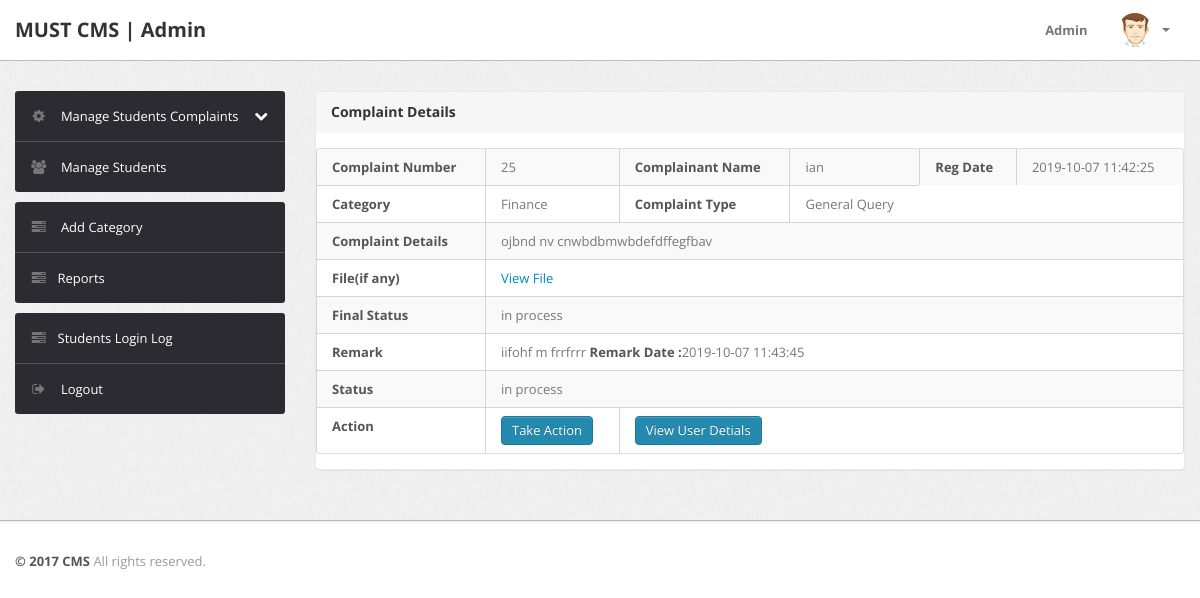
The page /admin/complaint-details.php?cid=25 (signed in) on the database as committed earlier.
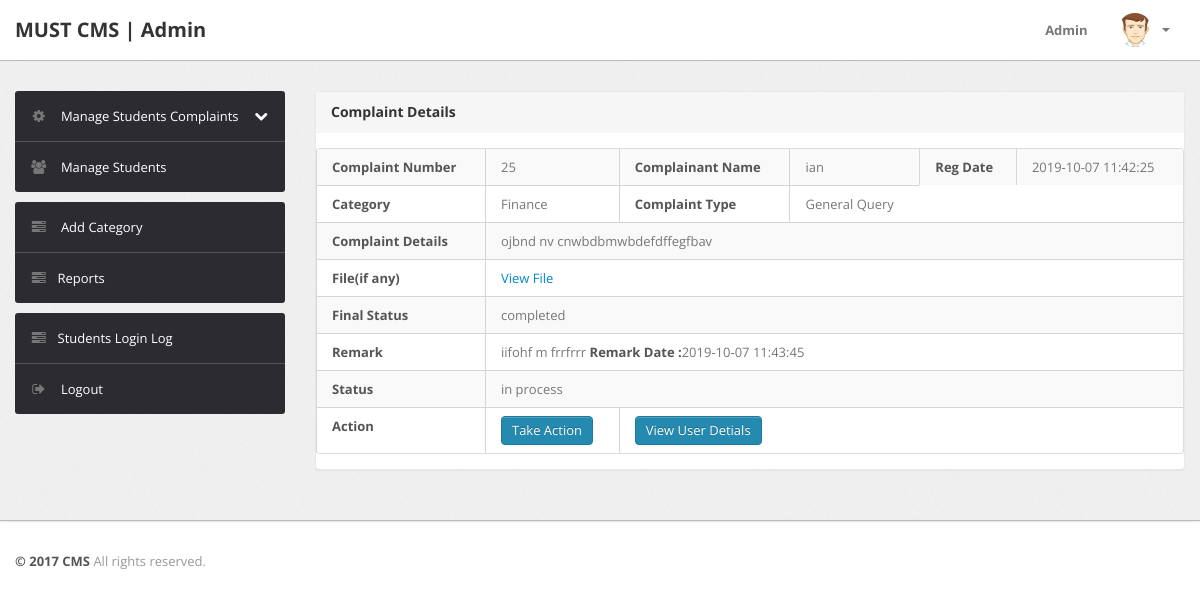
The same page on the database as committed later.
### tables this page shows
CREATE TABLE `tblcomplaints` (
  `complaintNumber` int(11) NOT NULL,
  `userId` int(11) NOT NULL,
  `category` int(11) NOT NULL,
  `complaintType` varchar(255) NOT NULL,
  `complaintDetails` mediumtext NOT NULL,
  `complaintFile` varchar(255) DEFAULT NULL,
  `regDate` timestamp NOT NULL DEFAULT CURRENT_TIMESTAMP,
  `status` varchar(50) DEFAULT NULL,
  `lastUpdationDate` timestamp NULL DEFAULT CURRENT_TIMESTAMP ON UPDATE CURRENT_TIMESTAMP
);

CREATE TABLE `users` (
  `id` int(11) NOT NULL,
  `fullName` varchar(255) DEFAULT NULL,
  `userRegNo` varchar(255) DEFAULT NULL,
  `password` varchar(255) DEFAULT NULL,
  `contactNo` bigint(11) DEFAULT NULL,
  `pincode` int(6) DEFAULT NULL,
  `userImage` varchar(255) DEFAULT NULL,
  `regDate` timestamp NOT NULL DEFAULT CURRENT_TIMESTAMP,
  `updationDate` timestamp NULL DEFAULT CURRENT_TIMESTAMP ON UPDATE CURRENT_TIMESTAMP,
  `status` int(1) DEFAULT NULL
);

CREATE TABLE `department` (
  `id` int(11) NOT NULL,
  `departmentName` varchar(255) NOT NULL,
  `departmentDescription` longtext NOT NULL,
  `creationDate` timestamp NOT NULL DEFAULT CURRENT_TIMESTAMP,
  `updationDate` varchar(255) DEFAULT NULL
);

### admin/complaint-details.php (the view, shortened to what this page needs)
<?php
include('include/config.php');
if(strlen($_SESSION['alogin'])==0)
	{
header('location:index.php');
}
else{
?>
<!DOCTYPE html>
<html lang="en">
<head>
	<link type="text/css" href="bootstrap/css/bootstrap.min.css" rel="stylesheet">
	<link type="text/css" href="bootstrap/css/bootstrap-responsive.min.css" rel="stylesheet">
	<link type="text/css" href="css/theme.css" rel="stylesheet">
	<link type="text/css" href="images/icons/css/font-awesome.css" rel="stylesheet">
</head>
<body>
<?php include('include/header.php');?>
	<div class="wrapper">
		<div class="container">
			<div class="row">
<?php include('include/sidebar.php');?>
			<div class="span9">
					<div class="content">
	<div class="module">
							<div class="module-head">
								<h3>Complaint Details</h3>
							</div>
							<div class="module-body table">
								<table cellpadding="0" cellspacing="0" border="0" class="datatable-1 table table-bordered table-striped	 display" width="100%">
									<tbody>
<?php $st='completed';
$query=mysqli_query($con,"select tblcomplaints.*,users.fullName as name,department.departmentName as catname from tblcomplaints join users on users.id=tblcomplaints.userId join department on department.id=tblcomplaints.category where tblcomplaints.complaintNumber='".$_GET['cid']."'");
while($row=mysqli_fetch_array($query))
{
?>
										<tr>
											<td><b>Complaint Number</b></td>
											<td><?php echo htmlentities($row['complaintNumber']);?></td>
											<td><b>Complainant Name</b></td>
											<td> <?php echo htmlentities($row['name']);?></td>
											<td><b>Reg Date</b></td>
											<td><?php echo htmlentities($row['regDate']);?>
											</td>
										</tr>
<tr>
											<td><b>Category </b></td>
											<td><?php echo htmlentities($row['catname']);?></td>
											<td><b>Complaint Type</b></td>
											<td><?php echo htmlentities($row['complaintType']);?>
											</td>
										</tr>
<tr>
											<td><b>Complaint Details </b></td>
											<td colspan="5"> <?php echo htmlentities($row['complaintDetails']);?></td>
										</tr>
<tr>
											<td><b>File(if any) </b></td>
											<td colspan="5"> <?php $cfile=$row['complaintFile'];
if($cfile=="" || $cfile=="NULL")
{
  echo "File NA";
}
else{?>
<a href="../users/complaintdocs/<?php echo htmlentities($row['complaintFile']);?>" target="_blank"/> View File</a>
<?php } ?></td>
</tr>
<tr>
<td><b>Final Status</b></td>
											<td colspan="5"><?php if($row['status']=="")
											{ echo "Not Process Yet";
} else {
										 echo htmlentities($row['status']);
										 }?></td>
										</tr>
<?php $ret=mysqli_query($con,"select complaintremark.remark as remark,complaintremark.status as sstatus,complaintremark.remarkDate as rdate from complaintremark join tblcomplaints on tblcomplaints.complaintNumber=complaintremark.complaintNumber where complaintremark.complaintNumber='".$_GET['cid']."'");
while($rw=mysqli_fetch_array($ret))
{
?>
<tr>
<td><b>Remark</b></td>
<td colspan="5"><?php echo  htmlentities($rw['remark']); ?> <b>Remark Date :</b><?php echo  htmlentities($rw['rdate']); ?></td>
</tr>
<tr>
<td><b>Status</b></td>
<td colspan="5"><?php echo  htmlentities($rw['sstatus']); ?></td>
</tr>
<?php }?>
<tr>
											<td><b>Action</b></td>
											<td>
											<?php if($row['status']=="closed"){
												} else {?>
<a href="javascript:void(0);" onClick="popUpWindow('http://localhost/cms/admin/updatecomplaint.php?cid=<?php echo htmlentities($row['complaintNumber']);?>');" title="Update order">
											 <button type="button" class="btn btn-primary">Take Action</button></td>
											</a><?php } ?></td>
											<td colspan="4">
											<a href="javascript:void(0);" onClick="popUpWindow('http://localhost/cms/admin/userprofile.php?uid=<?php echo htmlentities($row['userId']);?>');" title="Update order">
											 <button type="button" class="btn btn-primary">View User Detials</button></a></td>
										</tr>
										<?php  } ?>
								</table>
							</div>
						</div>
					</div>
				</div>
			</div>
		</div>
	</div>
<?php include('include/footer.php');?>
</body>
<?php } ?>

Rows that differ between the two databases and show on the page:
changed tblcomplaints "General Query": status "in process" → "completed"
